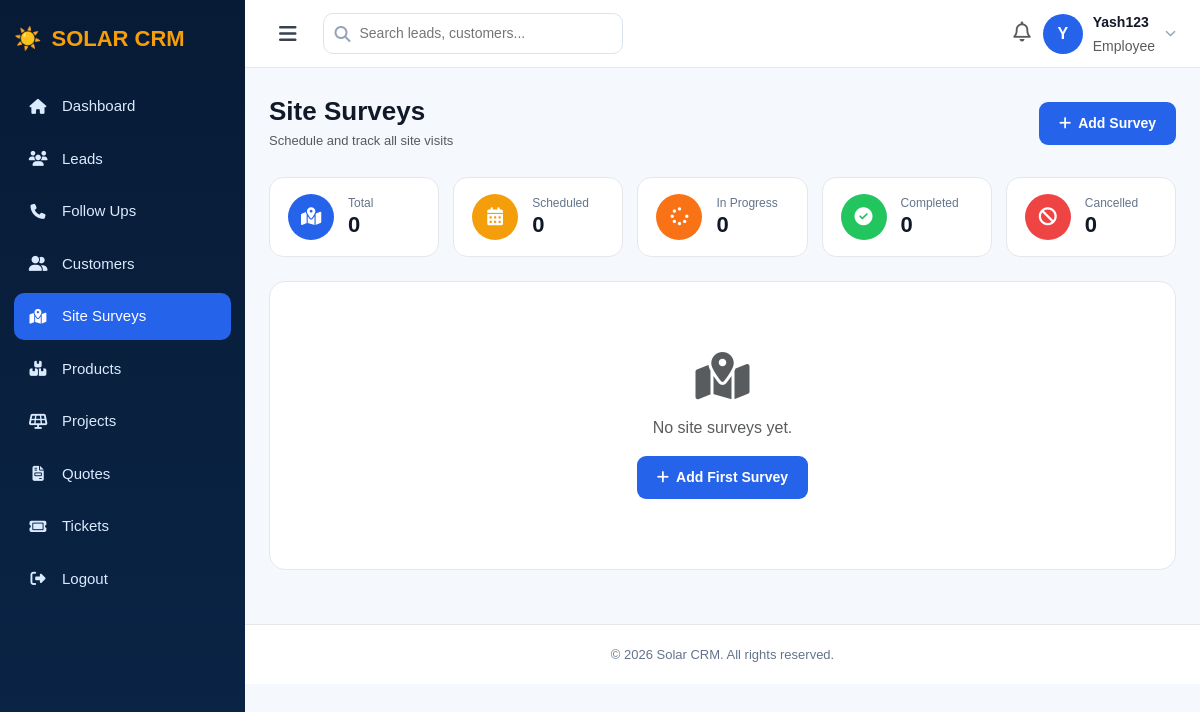
/site-surveys/ (signed in), run on an earlier commit of the app's database.
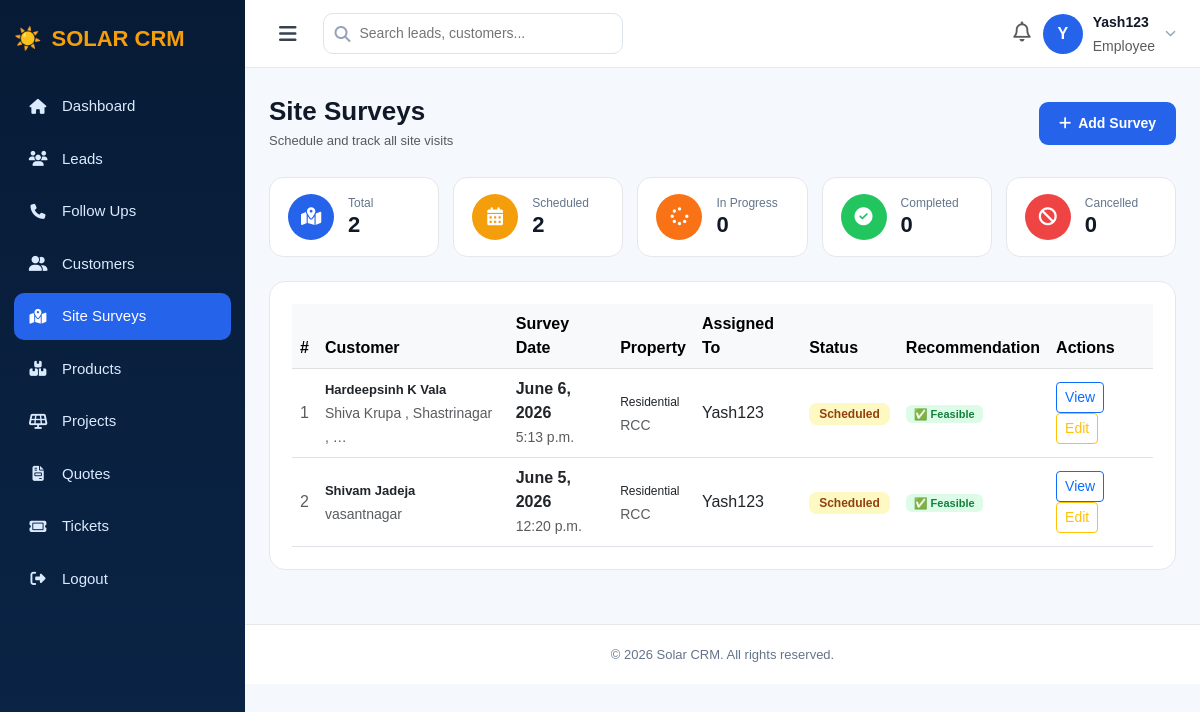
And on a later commit of the database.
### app/models.py (models this page shows, shortened)
class SiteSurvey(models.Model):
    STATUS_CHOICES = [
        ('Scheduled', 'Scheduled'),
        ('In Progress', 'In Progress'),
        ('Completed', 'Completed'),
        ('Cancelled', 'Cancelled'),
    ]
    PROPERTY_TYPE_CHOICES = [
        ('Residential', 'Residential'),
        ('Commercial', 'Commercial'),
        ('Industrial', 'Industrial'),
        ('Agricultural', 'Agricultural'),
    ]
    ROOF_TYPE_CHOICES = [
        ('RCC', 'RCC (Concrete)'),
        ('Metal Sheet', 'Metal Sheet'),
        ('Tin', 'Tin'),
        ('Ground Mount', 'Ground Mount'),
    ]
    ROOF_CONDITION_CHOICES = [
        ('Good', 'Good'),
        ('Average', 'Average'),
        ('Poor', 'Poor'),
    ]
    SHADING_CHOICES = [
        ('None', 'None'),
        ('Partial', 'Partial'),
        ('Heavy', 'Heavy'),
    ]
    ORIENTATION_CHOICES = [
        ('South', 'South'),
        ('East-West', 'East-West'),
        ('Flat', 'Flat'),
        ('North', 'North'),
    ]
    RECOMMENDATION_CHOICES = [
        ('Feasible', 'Feasible'),
        ('Not Feasible', 'Not Feasible'),
        ('Needs Review', 'Needs Review'),
    ]
    customer        = models.ForeignKey('Customer', on_delete=models.CASCADE, related_name='site_surveys')
    assigned_to     = models.ForeignKey(User, on_delete=models.SET_NULL, null=True, blank=True, related_name='surveys')
    survey_date     = models.DateField()
    survey_time     = models.TimeField(null=True, blank=True)
    status          = models.CharField(max_length=20, choices=STATUS_CHOICES, default='Scheduled')
    site_address    = models.TextField()
    maps_link       = models.URLField(blank=True, null=True)
    property_type   = models.CharField(max_length=20, choices=PROPERTY_TYPE_CHOICES, default='Residential')
    roof_type       = models.CharField(max_length=20, choices=ROOF_TYPE_CHOICES, default='RCC')
    roof_age        = models.PositiveIntegerField(null=True, blank=True, help_text='Years')
    roof_condition  = models.CharField(max_length=10, choices=ROOF_CONDITION_CHOICES, default='Good')
    shading         = models.CharField(max_length=10, choices=SHADING_CHOICES, default='None')
    roof_area       = models.DecimalField(max_digits=10, decimal_places=2, null=True, blank=True, help_text='sq. ft.')
    recommended_kw      = models.DecimalField(max_digits=6, decimal_places=2, null=True, blank=True)
    estimated_units     = models.DecimalField(max_digits=8, decimal_places=2, null=True, blank=True, help_text='kWh/month')
    panel_orientation   = models.CharField(max_length=20, choices=ORIENTATION_CHOICES, default='South')
    shadow_free_hours   = models.DecimalField(max_digits=4, decimal_places=1, null=True, blank=True)
    net_metering        = models.BooleanField(default=False)
    discom_name         = models.CharField(max_length=100, blank=True, null=True)
    sanctioned_load     = models.DecimalField(max_digits=6, decimal_places=2, null=True, blank=True, help_text='kW')
    monthly_bill        = models.DecimalField(max_digits=10, decimal_places=2, null=True, blank=True)
    existing_solar      = models.BooleanField(default=False)
    existing_inverter   = models.CharField(max_length=100, blank=True, null=True)
    existing_panels     = models.CharField(max_length=100, blank=True, null=True)
    photo_roof          = models.ImageField(upload_to='survey/roof/', null=True, blank=True)
    photo_meter         = models.ImageField(upload_to='survey/meter/', null=True, blank=True)
    photo_surroundings  = models.ImageField(upload_to='survey/surroundings/', null=True, blank=True)
    observations            = models.TextField(blank=True, null=True)
    special_requirements    = models.TextField(blank=True, null=True)
    estimated_install_days  = models.PositiveIntegerField(null=True, blank=True)
    recommendation          = models.CharField(max_length=20, choices=RECOMMENDATION_CHOICES, default='Feasible')
    created_at  = models.DateTimeField(auto_now_add=True)
    updated_at  = models.DateTimeField(auto_now=True)
    class Meta:
        ordering = ['-created_at']

class Customer(models.Model):
    lead = models.OneToOneField(Lead, on_delete=models.SET_NULL, null=True, blank=True, related_name='customer')
    name = models.CharField(max_length=100)
    email = models.EmailField()
    phone = models.CharField(max_length=15)
    address = models.TextField(blank=True, null=True)
    created_at = models.DateTimeField(auto_now_add=True)
    assigned_to = models.ForeignKey(User, null=True, blank=True, on_delete=models.SET_NULL, related_name='assigned_customers')

### app/views.py (the view)
# urls.py: path('site-surveys/', views.site_surveys, name='site_surveys'),
@login_required
def site_surveys(request):
    if request.user.is_superuser:
        surveys = SiteSurvey.objects.all().order_by('-created_at')
    else:
        surveys = SiteSurvey.objects.filter(assigned_to=request.user).order_by('-created_at')
    total      = surveys.count()
    scheduled  = surveys.filter(status='Scheduled').count()
    inprogress = surveys.filter(status='In Progress').count()
    completed  = surveys.filter(status='Completed').count()
    cancelled  = surveys.filter(status='Cancelled').count()
    return render(request, 'site_surveys.html', {
        'surveys':    surveys,
        'total':      total,
        'scheduled':  scheduled,
        'inprogress': inprogress,
        'completed':  completed,
        'cancelled':  cancelled,
    })

### app/templates/site_surveys.html (shortened to what the changed rows need)
{% extends 'base.html' %}
{% block extra_css %}
<link rel="stylesheet" href="https://cdn.datatables.net/1.13.6/css/dataTables.bootstrap5.min.css">
{% endblock %}
{% block content %}
<div class="page-header">
    <div>
        <h2>Site Surveys</h2>
    </div>
</div>
<div class="stat-cards">
    <div class="stat-card">
        <div>
            <p>Total</p>
            <h4>{{ total }}</h4>
        </div>
    </div>
    <div class="stat-card">
        <div>
            <p>Scheduled</p>
            <h4>{{ scheduled }}</h4>
        </div>
    </div>
</div>
<div class="panel">
    {% if surveys %}
    <div class="table-responsive">
        <table id="dataTable" class="table table-hover align-middle mb-0">
            <thead class="table-light">
                <tr>
                    <th>#</th>
                    <th>Customer</th>
                    <th>Survey Date</th>
                    <th>Property</th>
                    <th>Assigned To</th>
                    <th>Status</th>
                    <th>Recommendation</th>
                    <th>Actions</th>
                </tr>
            </thead>
            <tbody>
                {% for s in surveys %}
                <tr id="srow-{{ s.id }}">
                    <td class="text-muted">{{ forloop.counter }}</td>
                    <td>
                        <strong style="font-size:13px;">{{ s.customer.name }}</strong><br>
                        <small class="text-muted">
                            {{ s.site_address|truncatechars:30 }}
                        </small>
                    </td>
                    <td>
                        <strong>{{ s.survey_date }}</strong><br>
                        <small class="text-muted">
                            {{ s.survey_time|default:"—" }}
                        </small>
                    </td>
                    <td>
                        <span style="font-size:12px;">{{ s.property_type }}</span><br>
                        <small class="text-muted">{{ s.roof_type }}</small>
                    </td>
                    <td>
                        {{ s.assigned_to.username|default:"—" }}
                    </td>
                    <td>
                        {% if request.user.is_superuser %}
                        <select class="status-select sel-{{ s.status|lower|cut:' ' }}"
                                data-survey-id="{{ s.id }}"
                                onchange="changeStatus(this.dataset.surveyId, this)">
                            <option value="Scheduled" {% if s.status == 'Scheduled' %}selected{% endif %}>
                                📅 Scheduled
                            </option>
                            <option value="In Progress" {% if s.status == 'In Progress' %}selected{% endif %}>
                                🔧 In Progress
                            </option>
                            <option value="Completed" {% if s.status == 'Completed' %}selected{% endif %}>
                                ✅ Completed
                            </option>
                            <option value="Cancelled" {% if s.status == 'Cancelled' %}selected{% endif %}>
                                ❌ Cancelled
                            </option>
                        </select>
                        {% else %}
                        <span class="badge-{{ s.status|lower|cut:' ' }}">
                            {{ s.status }}
                        </span>
                        {% endif %}
                    </td>
                    <td>
                        {% if s.recommendation == 'Feasible' %}
                            <span class="rec-feasible">✅ Feasible</span>
                        {% elif s.recommendation == 'Not Feasible' %}
                            <span class="rec-not_feasible">❌ Not Feasible</span>
                        {% else %}
                            <span class="rec-needs_review">⚠️ Needs Review</span>
                        {% endif %}
                    </td>
                    <td>
                        <a href="/site-surveys/{{ s.id }}/view/"
                           class="btn btn-sm btn-outline-primary">
                            View
                        </a>
                        <a href="/site-surveys/{{ s.id }}/edit/"
                           class="btn btn-sm btn-outline-warning">
                            Edit
                        </a>
                    </td>
                </tr>
                {% endfor %}
            </tbody>
        </table>
    </div>
    {% else %}
    <div class="text-center py-5">
        <i class="fa-solid fa-map-location-dot fa-3x text-muted mb-3"></i>
        <p class="text-muted">No site surveys yet.</p>
        <a href="/site-surveys/add/" class="add-btn" style="display:inline-flex;">
            <i class="fa-solid fa-plus"></i>
            Add First Survey
        </a>
    </div>
    {% endif %}
</div>
{% endblock %}

What changed in the data, as far as the page shows it:
added SiteSurvey: customer.name "Hardeepsinh K Vala", site_address "Shiva Krupa , Shastrinagar , …", survey_date "June 6, 2026", survey_time "5:13 p.m.", property_type "Residential", roof_type "RCC", assigned_to.username "Yash123", status "Scheduled", recommendation "✅ Feasible"
added SiteSurvey: customer.name "Shivam Jadeja", site_address "vasantnagar", survey_date "June 5, 2026", survey_time "12:20 p.m.", property_type "Residential", roof_type "RCC", assigned_to.username "Yash123", status "Scheduled", recommendation "✅ Feasible"
Also different on the page:
{{ total }}: "0" → "2"
{{ scheduled }}: "0" → "2"
text no longer shown: "No site surveys yet. Add First Survey"
text now shown: "# Customer Survey Date Property Assigned To Status Recommendation Actions"
